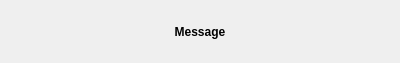
<?xml version="1.0" encoding="UTF-8"?>
<ui version="4.0">
 <class>toast</class>
 <widget class="QDialog" name="toast">
  <property name="geometry">
   <rect>
    <x>0</x>
    <y>0</y>
    <width>400</width>
    <height>63</height>
   </rect>
  </property>
  <property name="windowTitle">
   <string>Dialog</string>
  </property>
  <layout class="QVBoxLayout" name="verticalLayout">
   <property name="leftMargin">
    <number>6</number>
   </property>
   <property name="topMargin">
    <number>6</number>
   </property>
   <property name="rightMargin">
    <number>6</number>
   </property>
   <property name="bottomMargin">
    <number>6</number>
   </property>
   <item>
    <layout class="QGridLayout" name="gridLayout">
     <item row="0" column="0">
      <widget class="QLabel" name="messageLabel">
       <property name="font">
        <font>
         <weight>75</weight>
         <bold>true</bold>
        </font>
       </property>
       <property name="text">
        <string>Message</string>
       </property>
       <property name="alignment">
        <set>Qt::AlignCenter</set>
       </property>
      </widget>
     </item>
    </layout>
   </item>
  </layout>
 </widget>
 <resources/>
 <connections/>
</ui>
